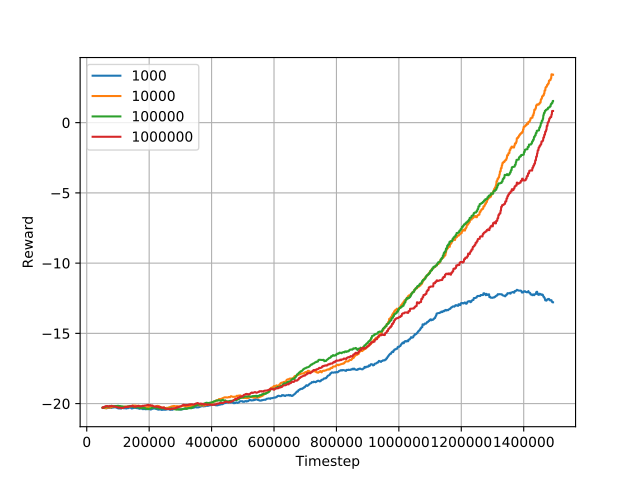

Recreate this plot in Python.
import matplotlib.pyplot as plt
import pickle
import argparse

def main(args):
    filenames = [args.buffer1000, args.buffer10000, args.buffer100000, args.buffer1000000]
    metrics = []
    for filename in filenames:
        with open(filename, "rb") as f:
            metrics.append(pickle.load(f))

    n = min([len(m["timestep"]) for m in metrics])

    plt.figure()
    labels = ["1000", "10000", "100000", "1000000"]
    for (m, l) in zip(metrics, labels):
        plt.plot(m["timestep"][:n], m["mean_reward"][:n], label=l)
    plt.legend()
    plt.grid()
    plt.xlabel("Timestep")
    plt.ylabel("Reward")
    plt.savefig(args.output_filename)

def get_parser():
    parser = argparse.ArgumentParser()
    parser.add_argument(
        "--output_filename",
        type=str,
        required=True,
        help="Output filename"
    )
    parser.add_argument("buffer1000", type=str)
    parser.add_argument("buffer10000", type=str)
    parser.add_argument("buffer100000", type=str)
    parser.add_argument("buffer1000000", type=str)
    return parser

if __name__ == "__main__":
    main(get_parser().parse_args())
